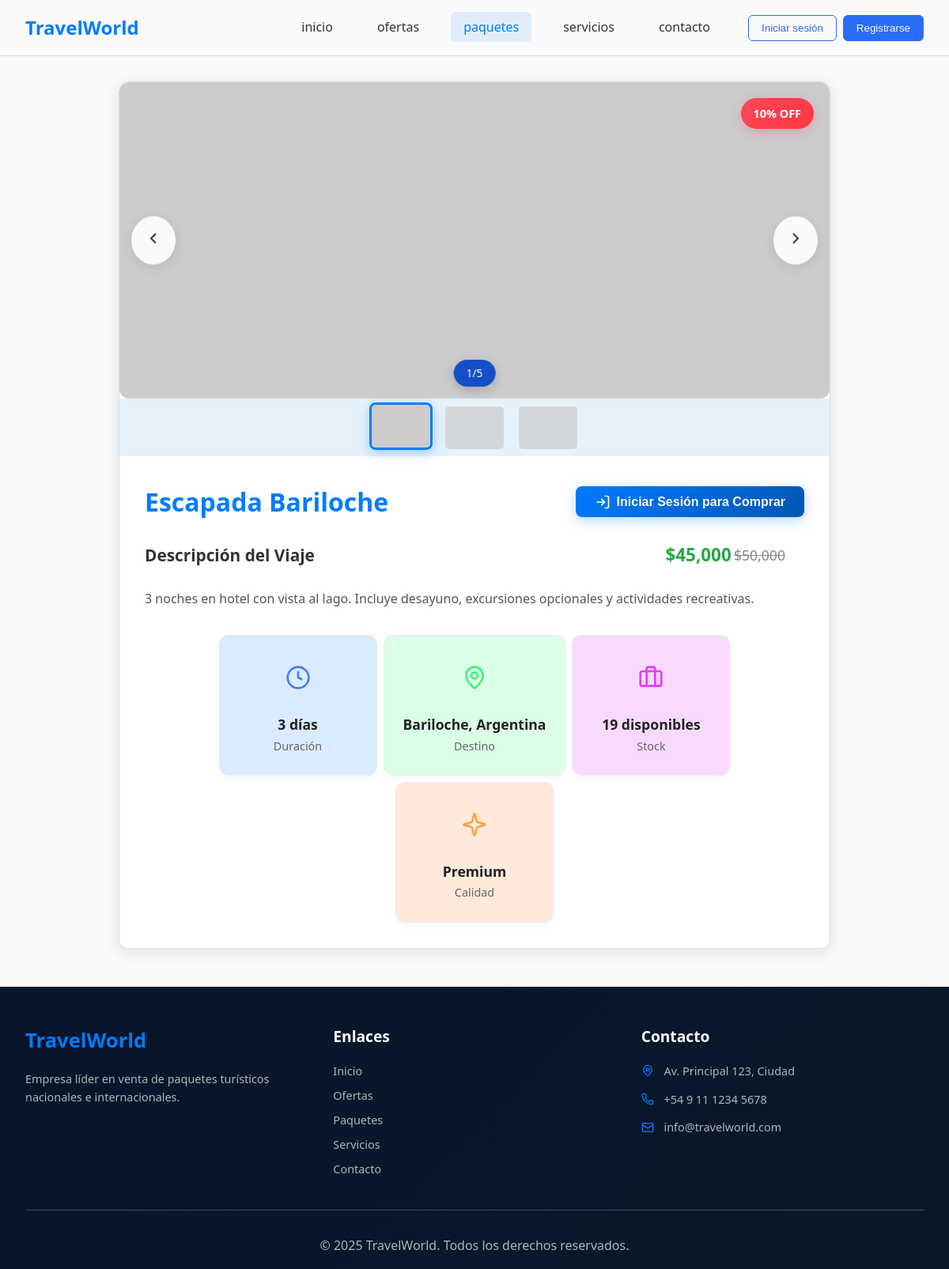
Page /pages/paquete-detail.php?id=3 on the committed database.
### tables this page shows
CREATE TABLE `ventas` (
  `ID_Producto` int(11) NOT NULL,
  `imagen` longblob NOT NULL,
  `titulo` varchar(30) NOT NULL,
  `descripcion` longtext NOT NULL,
  `precio` int(11) NOT NULL,
  `stock` int(11) NOT NULL,
  `lugar` varchar(30) NOT NULL,
  `dias` int(11) NOT NULL,
  `descuento` int(11) NOT NULL
);

### model/modelos.php (called while the page is built, shortened)
<?php
include __DIR__ . '/../controller/conexionbd.php';
function obtenerPaquetePorId($id) {
    global $Ruta;
    $consulta = $Ruta->prepare("SELECT * FROM ventas WHERE ID_Producto = ?");
    $consulta->bind_param("i", $id);
    $consulta->execute();
    $resultado = $consulta->get_result();
    return $resultado->fetch_assoc();
}
function puedeComprar() {
    return isset($_SESSION['usuario']) && $_SESSION['rol'] === 'cliente';
}
function esAdmin() {
    return isset($_SESSION['usuario']) && $_SESSION['rol'] === 'admin';
}
?>

### pages/paquete-detail.php (the view, shortened to what this page needs)
<?php
include('../model/modelos.php');
$id = isset($_GET['id']) ? $_GET['id'] : 1;
$paquete = obtenerPaquetePorId($id);
?>
<!DOCTYPE html>
<html lang="es">
  <head>
    <link rel="stylesheet" href="../assets/css/paquetes/paquetes-detail.css" />
  </head>
  <body>
    <header>
      <nav class="navbar">
        <div class="logo">TravelWorld</div>
        <div class="nav-menu" id="navMenu">
          <div class="nav-content">
            <ul class="nav-links">
              <li><a href="../index.php" class="nav-link">inicio</a></li>
              <li><a href="../index.php#promoSection" class="nav-link">ofertas</a></li>
              <li><a href="paquetes.php" class="nav-link active">paquetes</a></li>
              <li><a href="../index.php#servicios" class="nav-link">servicios</a></li>
              <li><a href="../index.php#contacto" class="nav-link">contacto</a></li>
            </ul>
            <div class="nav-buttons">
              <?php if(isset($_SESSION['usuario'])): ?>
                <span>Hola, <?php echo $_SESSION['usuario']; ?></span>
                <?php if($_SESSION['rol'] === 'cliente'): ?>
                  <button class="btn-filled">
                    <a href="cart.php">Carrito</a>
                  </button>
                <?php elseif($_SESSION['rol'] === 'admin'): ?>
                  <button class="btn-filled">
                    <a href="admin-panel.php">Agregar Producto</a>
                  </button>
                <?php endif; ?>
                <button class="btn-outline">
                  <a href="logout.php">Cerrar Sesión</a>
                </button>
              <?php else: ?>
                <button class="btn-outline">
                  <a href="login.php">Iniciar sesión</a>
                </button>
                <button class="btn-filled">
                  <a href="register.php">Registrarse</a>
                </button>
              <?php endif; ?>
            </div>
          </div>
        </div>
      </nav>
    </header>
    <section class="package-detail" id="packageDetail">
      <div class="package-header">
        <?php if($paquete['descuento'] > 0): ?>
          <span class="discount"><?php echo $paquete['descuento']; ?>% OFF</span>
        <?php endif; ?>
        <div class="slider-container">
          <div class="slider" id="imageSlider">
            <button class="slider-arrow prev-arrow" id="prevBtn">
              <svg width="24" height="24" viewBox="0 0 24 24" fill="none" stroke="currentColor" stroke-width="2">
                <polyline points="15,18 9,12 15,6"></polyline>
              </svg>
            </button>
            <div class="slider-track" id="sliderTrack">
              <?php if($paquete['imagen']): ?>
                <img
                  alt="<?php echo htmlspecialchars($paquete['titulo']); ?>"
                  class="slider-image active"
                  data-index="0"
                />
              <?php else: ?>
                <img
                  src="https://images.unsplash.com/photo-1506905925346-21bda4d32df4?w=800&h=400&fit=crop"
                  alt="<?php echo htmlspecialchars($paquete['titulo']); ?>"
                  class="slider-image active"
                  data-index="0"
                />
              <?php endif; ?>
            </div>
            <button class="slider-arrow next-arrow" id="nextBtn">
              <svg width="24" height="24" viewBox="0 0 24 24" fill="none" stroke="currentColor" stroke-width="2">
                <polyline points="9,18 15,12 9,6"></polyline>
              </svg>
            </button>
            <div class="slider-indicator" id="sliderIndicator">
              <span id="currentSlide">1</span>/<span id="totalSlides">3</span>
            </div>
          </div>
          <div class="thumbnails" id="thumbnails">
            <div class="thumb active" data-index="0">
              <?php if($paquete['imagen']): ?>
                <img alt="Thumbnail 1" />
              <?php else: ?>
                <img src="https://images.unsplash.com/photo-1506905925346-21bda4d32df4?w=100&h=60&fit=crop" alt="Thumbnail 1" />
              <?php endif; ?>
            </div>
            <div class="thumb" data-index="1">
              <img src="https://images.unsplash.com/photo-1544551763-46a013bb70d5?w=100&h=60&fit=crop" alt="Thumbnail 2" />
            </div>
            <div class="thumb" data-index="2">
              <img src="https://images.unsplash.com/photo-1571896349842-33c89424de2d?w=100&h=60&fit=crop" alt="Thumbnail 3" />
            </div>
          </div>
        </div>
      </div>
      <div class="package-body">
        <div class="package-title">
          <h2><?php echo htmlspecialchars($paquete['titulo']); ?></h2>
          <div style="display: flex; gap: 1rem;">
            <?php if(esAdmin()): ?>
              <button class="btn-agregar" onclick="window.location.href='edit-product.php?id=<?php echo $paquete['ID_Producto']; ?>'">
                <svg width="20" height="20" viewBox="0 0 24 24" fill="none" stroke="currentColor" stroke-width="2">
                  <path d="M11 4H4a2 2 0 0 0-2 2v14a2 2 0 0 0 2 2h14a2 2 0 0 0 2-2v-7"/>
                  <path d="m18.5 2.5 3 3L12 15l-4 1 1-4 9.5-9.5z"/>
                </svg>
                Editar
              </button>
              <form method="POST" style="display: inline;" onsubmit="return confirm('¿Estás seguro de eliminar este paquete?')">
                <input type="hidden" name="id" value="<?php echo $paquete['ID_Producto']; ?>">
                <input type="hidden" name="eliminar" value="1">
                <button type="submit" class="btn-agregar" style="background: #dc3545;">
                  <svg width="20" height="20" viewBox="0 0 24 24" fill="none" stroke="currentColor" stroke-width="2">
                    <polyline points="3,6 5,6 21,6"/>
                    <path d="m19,6v14a2,2 0 0,1 -2,2H7a2,2 0 0,1 -2,-2V6m3,0V4a2,2 0 0,1 2,-2h4a2,2 0 0,1 2,2v2"/>
                  </svg>
                  Eliminar
                </button>
              </form>
            <?php elseif(!isset($_SESSION['usuario'])): ?>
              <button class="btn-agregar" onclick="window.location.href='login.php'">
                <svg width="20" height="20" viewBox="0 0 24 24" fill="none" stroke="currentColor" stroke-width="2">
                  <path d="M15 3h4a2 2 0 0 1 2 2v14a2 2 0 0 1-2 2h-4"/>
                  <polyline points="10,17 15,12 10,7"/>
                  <line x1="15" y1="12" x2="3" y2="12"/>
                </svg>
                Iniciar Sesión para Comprar
              </button>
            <?php endif; ?>
          </div>
        </div>
        <div class="package-top">
          <div class="description-section">
            <div class="description-title">
              <h3>Descripción del Viaje</h3>
              <div class="price-box">
                <strong>$<?php echo number_format($paquete['precio']); ?></strong>
                <?php if($paquete['descuento'] > 0): ?>
                  <?php $precio_original = $paquete['precio'] / (1 - $paquete['descuento']/100); ?>
                  <span class="original-price">$<?php echo number_format($precio_original); ?></span>
                <?php endif; ?>
              </div>
            </div>
            <p><?php echo htmlspecialchars($paquete['descripcion']); ?></p>
          </div>
        </div>
        <div class="package-icons">
          <div class="icon-box">
            <div class="icon one">
              <svg width="32" height="32" viewBox="0 0 24 24" style="color: #4180f3;" fill="none" stroke="currentColor" stroke-width="2">
                <circle cx="12" cy="12" r="10"></circle>
                <polyline points="12,6 12,12 16,14"></polyline>
              </svg>
            </div>
            <div>
              <strong><?php echo $paquete['dias']; ?> días</strong><br />
              <span>Duración</span>
            </div>
          </div>
          <div class="icon-box">
            <div class="icon two">
              <svg width="32" height="32" viewBox="0 0 24 24" style="color: #41f37c;" fill="none" stroke="currentColor" stroke-width="2">
                <path d="M20 10c0 4.993-5.539 10.193-7.399 11.799a1 1 0 0 1-1.202 0C9.539 20.193 4 14.993 4 10a8 8 0 0 1 16 0"/>
                <circle cx="12" cy="10" r="3"/>
              </svg>
            </div>
            <div>
              <strong><?php echo htmlspecialchars($paquete['lugar']); ?></strong><br />
              <span>Destino</span>
            </div>
          </div>
          <div class="icon-box">
            <div class="icon three">
              <svg width="32" height="32" viewBox="0 0 24 24" fill="none" style="color: #de41f3;" stroke="currentColor" stroke-width="2">
                <path d="M16 20V4a2 2 0 0 0-2-2h-4a2 2 0 0 0-2 2v16"/>
                <rect width="20" height="14" x="2" y="6" rx="2"/>
              </svg>
            </div>
            <div>
              <strong><?php echo $paquete['stock']; ?> disponibles</strong><br />
              <span>Stock</span>
            </div>
          </div>
          <div class="icon-box">
            <div class="icon four">
            </div>
            <div>
              <strong>Premium</strong><br />
              <span>Calidad</span>
            </div>
          </div>
        </div>
      </div>
    </section>
    <footer class="footer">
      <div class="footer-container">
        <div class="footer-brand">
          <h3>TravelWorld</h3>
          <p>Empresa líder en venta de paquetes turísticos nacionales e internacionales.</p>
        </div>
        <div class="footer-links">
          <h4>Enlaces</h4>
          <a href="#">Inicio</a>
          <a href="#">Ofertas</a>
          <a href="#">Paquetes</a>
          <a href="#">Servicios</a>
          <a href="#">Contacto</a>
        </div>
        <div class="footer-contact">
          <h4>Contacto</h4>
          <ul class="contact-content">
            <li class="contact-item">
              <svg xmlns="http://www.w3.org/2000/svg" width="16" height="16" viewBox="0 0 24 24" fill="none" stroke="currentColor" stroke-width="2">
                <path d="M20 10c0 4.993-5.539 10.193-7.399 11.799a1 1 0 0 1-1.202 0C9.539 20.193 4 14.993 4 10a8 8 0 0 1 16 0"/>
                <circle cx="12" cy="10" r="3"/>
              </svg>
              Av. Principal 123, Ciudad
            </li>
            <li class="contact-item">
              +54 9 11 1234 5678
            </li>
            <li class="contact-item">
              <svg xmlns="http://www.w3.org/2000/svg" width="16" height="16" viewBox="0 0 24 24" fill="none" stroke="currentColor" stroke-width="2">
                <path d="m22 7-8.991 5.727a2 2 0 0 1-2.009 0L2 7"/>
                <rect x="2" y="4" width="20" height="16" rx="2"/>
              </svg>
              info@travelworld.com
            </li>
          </ul>
        </div>
      </div>
      <div class="footer-detail">
        <p>&copy; 2025 TravelWorld. Todos los derechos reservados.</p>
      </div>
    </footer>
  </body>
</html>

### rows in the picture
ventas: descuento "10", titulo "Escapada Bariloche", precio "45,000", precio_original "50,000", descripcion "3 noches en hotel con vista al lago. Incluye desayuno, excursiones opcionales y actividades recreativas.", dias "3", lugar "Bariloche, Argentina", stock "19"
